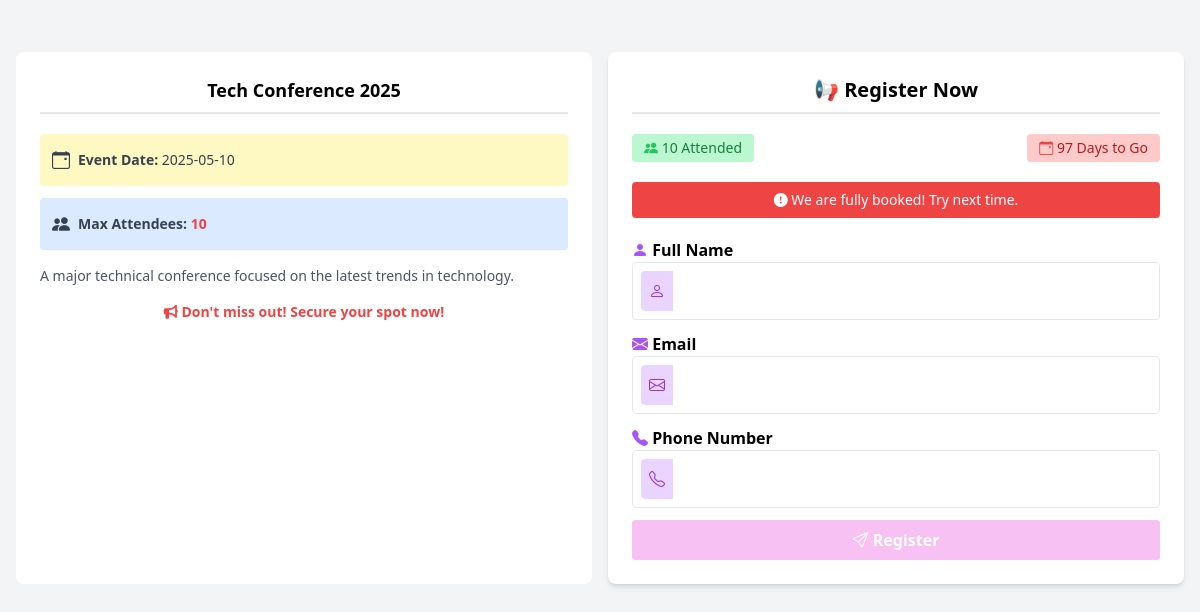
The page /pages/event/registration.php?event_id=1 on the database its author committed.
### tables this page shows
CREATE TABLE `events` (
  `event_id` int(11) NOT NULL,
  `event_name` varchar(255) NOT NULL,
  `event_description` text DEFAULT NULL,
  `event_date` varchar(100) NOT NULL,
  `user_id` int(11) NOT NULL,
  `event_status` enum('draft','publish') NOT NULL DEFAULT 'draft',
  `max_attendee` int(11) DEFAULT NULL,
  `public_form_link` varchar(255) DEFAULT NULL,
  `created_at` timestamp NOT NULL DEFAULT current_timestamp(),
  `updated_at` timestamp NOT NULL DEFAULT current_timestamp() ON UPDATE current_timestamp()
);

### pages/event/registration.php (the view, shortened to what this page needs)
<?php
include '../../includes/config.php';
$event_id = $_GET['event_id'] ?? null;
$query = "SELECT event_name, event_date,max_attendee, event_description FROM events WHERE event_id = '$event_id'";
$result = mysqli_query($conn, $query);
$event = mysqli_fetch_assoc($result);
$sql = "SELECT COUNT(*) AS total_attendees FROM event_attendees WHERE event_id = '$event_id'";
$resultt = mysqli_query($conn, $sql);
$event_attendee = mysqli_fetch_assoc($resultt);
$total_attendees = $event_attendee['total_attendees'];
$today = date('Y-m-d');
$days_to_go = (strtotime($event['event_date']) - strtotime($today)) / (60 * 60 * 24);
?>
<!DOCTYPE html>
<html lang="en">
<head>
    <script src="https://cdn.tailwindcss.com"></script>
    <link rel="stylesheet" href="https://cdnjs.cloudflare.com/ajax/libs/font-awesome/6.4.2/css/all.min.css">
    <link rel="stylesheet" href="https://cdn.jsdelivr.net/npm/bootstrap-icons/font/bootstrap-icons.css">
    <link href="https://cdn.jsdelivr.net/npm/sweetalert2@11.0.18/dist/sweetalert2.min.css" rel="stylesheet">
</head>
<body class="bg-gray-100 p-4 mt-9">
    <div class="flex flex-col lg:flex-row gap-4 max-w-7xl mx-auto ">
        <div class="lg:w-7/10 w-full bg-white p-6 text-black rounded-lg">
        <div class="event-details text-center lg:text-left">
                <h3 class="text-lg font-bold text-center mb-5 relative border-b-2 pb-2">
                    <?= htmlspecialchars($event['event_name']); ?>
                </h3>
                <div class="flex flex-col gap-3">
                    <div class="bg-yellow-100 text-gray-700 p-3 rounded flex items-center">
                        <i class="bi bi-calendar-event text-lg mr-2"></i>
                        <span class="text-sm"><strong>Event Date:</strong> <?= $event['event_date']; ?></span>
                    </div>
                    <div class="bg-blue-100 text-gray-700 p-3 rounded flex items-center">
                        <i class="bi bi-people-fill text-lg mr-2"></i>
                        <span class="text-sm"><strong>Max Attendees:</strong> <span class="text-red-500 font-bold"><?= $event['max_attendee']; ?></span></span>
                    </div>
                </div>
                <div class="event-description mt-4">
                    <p class="text-gray-600 text-sm">
                        <?= isset($event['event_description']) ? nl2br(htmlspecialchars($event['event_description'])) : "No description available."; ?>
                    </p>
                </div>
                <p class="font-bold text-red-500 text-center text-sm mt-4">
                    <i class="fa fa-bullhorn"></i> Don't miss out! Secure your spot now!
                </p>
            </div>
        </div>
<div class="lg:w-3/10 w-full lg:sticky top-0 bg-white shadow-md p-6 rounded-lg">
  <div class="register-form ">
        <h3 class="font-bold text-center mb-3 text-xl border-b-2 pb-2 mb-5">📢 Register Now</h3>
        <div class="flex justify-between mb-3">
            <span class="bg-green-200 text-green-700 px-3 py-1 rounded text-sm">
                <i class="bi bi-people-fill text-green-500"></i> <?= $total_attendees; ?> Attended
            </span>
            <span class="bg-red-200 text-red-700 px-3 py-1 rounded text-sm">
                <i class="bi bi-calendar-event text-red-500"></i> <?= $days_to_go; ?> Days to Go
            </span>
        </div>
        <div class="bg-red-500 text-white p-2 mt-5 mb-5 rounded text-sm text-center" id="bookedBadge" style="display: none;">
            <i class="bi bi-exclamation-circle-fill"></i> We are fully booked! Try next time.
        </div>
        <form id="registerForm">
            <div class="mb-3">
                <label for="attendee_name" class="block font-semibold"><i class="bi bi-person-fill text-purple-500"></i> Full Name</label>
                <div class="flex items-center border rounded p-2">
                    <div class="bg-purple-200 p-2 rounded-l flex items-center justify-center">
                        <i class="bi bi-person text-purple-600"></i>
                    </div>
                    <input type="text" class="w-full outline-none pl-3" id="attendee_name" name="attendee_name" required>
                </div>
            </div>
            <div class="mb-3">
                <label for="attendee_email" class="block font-semibold"><i class="bi bi-envelope-fill text-purple-500"></i> Email</label>
                <div class="flex items-center border rounded p-2">
                    <div class="bg-purple-200 p-2 rounded-l flex items-center justify-center">
                        <i class="bi bi-envelope text-purple-600"></i>
                    </div>
                    <input type="email" class="w-full outline-none pl-3" id="attendee_email" name="attendee_email" required>
                </div>
            </div>
            <div class="mb-3">
                <label for="attendee_phone" class="block font-semibold"><i class="bi bi-telephone-fill text-purple-500"></i> Phone Number</label>
                <div class="flex items-center border rounded p-2">
                    <div class="bg-purple-200 p-2 rounded-l flex items-center justify-center">
                        <i class="bi bi-telephone text-purple-600"></i>
                    </div>
                    <input type="tel" class="w-full outline-none pl-3" id="attendee_phone" name="attendee_phone" required>
                </div>
            </div>
            <button type="submit" class="w-full bg-purple-600 text-white font-semibold py-2 rounded hover:bg-purple-700 transition" id="registerBtn">
                <i class="bi bi-send"></i> Register
            </button>
        </form>
    </div>
</div>
    </div>
</body>
</html>

### pages/event/registration.php (style rules this page uses)
.disabled-btn { background-color:rgb(247, 193, 244) !important; cursor: not-allowed !important; }

### rows shown on the page
events: event_name "Tech Conference 2025", event_date "2025-05-10", max_attendee "10", event_description "A major technical conference focused on the latest trends in technology."

### other values the page prints
$total_attendees "10"
